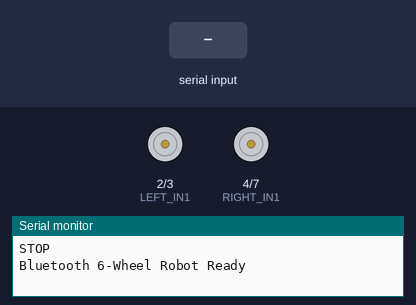
A sketch run on a simulated Arduino Uno, built with avr-gcc and run on an emulated ATmega328P. On the bench: motor-driver pin pairs drawn as motors (green arrow = first pin HIGH = forward, orange = second pin HIGH = backward, longer = more drive, scaled by the enable pin), the last lines printed to the serial monitor. The test bench sets the inputs (shaded band).

Above: at 1.2 s.
1.3 s: "F" received over the second serial link
At 2.5 s:
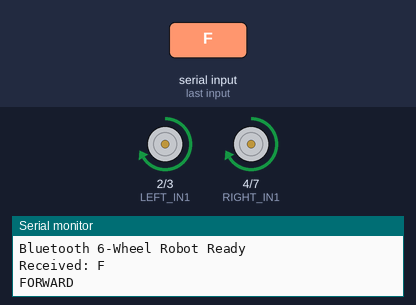
2.8 s: "B" received over the second serial link
At 3.8 s:
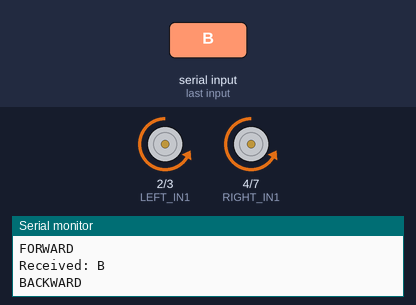
4.3 s: "L" received over the second serial link
At 4.9 s:
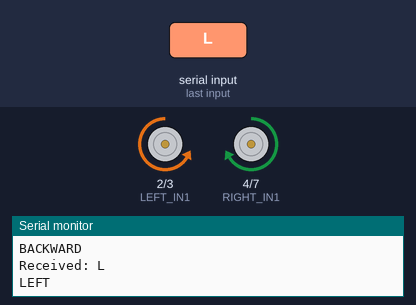
5.8 s: "R" received over the second serial link
At 7.2 s:
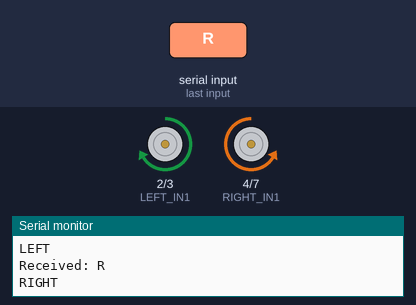
Timing chart, 0 to 8.3 s (numbered marks = the images above; inputs shaded):
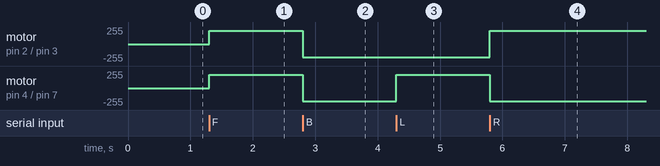

The sketch:

Bluetooth__6wheel_Robot.ino
```cpp
#include <SoftwareSerial.h>

// ----------------------------------------------------
// BLUETOOTH
// HC-05 TX -> Arduino pin 10
// HC-05 RX -> Arduino pin 11
// ----------------------------------------------------
SoftwareSerial bluetooth(10, 11);   // RX, TX


// ----------------------------------------------------
// MOTOR DRIVER PINS
//
// LEFT SIDE  = 3 motors
// RIGHT SIDE = 3 motors
// ----------------------------------------------------

// Left motor group
const int LEFT_IN1 = 2;
const int LEFT_IN2 = 3;
const int LEFT_EN  = 5;    // PWM speed pin

// Right motor group
const int RIGHT_IN1 = 4;
const int RIGHT_IN2 = 7;
const int RIGHT_EN  = 6;   // PWM speed pin


// ----------------------------------------------------
// SPEED
// PWM range = 0 to 255
// ----------------------------------------------------
int motorSpeed = 200;


// ----------------------------------------------------
// SETUP
// ----------------------------------------------------
void setup()
{
  Serial.begin(9600);
  bluetooth.begin(9600);

  pinMode(LEFT_IN1, OUTPUT);
  pinMode(LEFT_IN2, OUTPUT);
  pinMode(LEFT_EN, OUTPUT);

  pinMode(RIGHT_IN1, OUTPUT);
  pinMode(RIGHT_IN2, OUTPUT);
  pinMode(RIGHT_EN, OUTPUT);

  stopRobot();

  Serial.println("Bluetooth 6-Wheel Robot Ready");
}


// ----------------------------------------------------
// MAIN LOOP
// ----------------------------------------------------
void loop()
{
  if (bluetooth.available())
  {
    char command = bluetooth.read();

    Serial.print("Received: ");
    Serial.println(command);

    switch (command)
    {
      case 'F':
      case 'f':
        moveForward();
        break;


      case 'B':
      case 'b':
        moveBackward();
        break;


      case 'L':
      case 'l':
        turnLeft();
        break;


      case 'R':
      case 'r':
        turnRight();
        break;


      case 'S':
      case 's':
        stopRobot();
        break;


      default:
        // Unknown command
        break;
    }
  }
}


// ====================================================
// FORWARD
// ====================================================
void moveForward()
{
  // Left 3 motors forward
  digitalWrite(LEFT_IN1, HIGH);
  digitalWrite(LEFT_IN2, LOW);

  // Right 3 motors forward
  digitalWrite(RIGHT_IN1, HIGH);
  digitalWrite(RIGHT_IN2, LOW);

  analogWrite(LEFT_EN, motorSpeed);
  analogWrite(RIGHT_EN, motorSpeed);

  Serial.println("FORWARD");
}


// ====================================================
// BACKWARD
// ====================================================
void moveBackward()
{
  // Left 3 motors backward
  digitalWrite(LEFT_IN1, LOW);
  digitalWrite(LEFT_IN2, HIGH);

  // Right 3 motors backward
  digitalWrite(RIGHT_IN1, LOW);
  digitalWrite(RIGHT_IN2, HIGH);

  analogWrite(LEFT_EN, motorSpeed);
  analogWrite(RIGHT_EN, motorSpeed);

  Serial.println("BACKWARD");
}


// ====================================================
// LEFT TURN
// ====================================================
void turnLeft()
{
  /*
     Left motors  -> backward
     Right motors -> forward

     This gives a sharp/pivot left turn.
  */

  digitalWrite(LEFT_IN1, LOW);
  digitalWrite(LEFT_IN2, HIGH);

  digitalWrite(RIGHT_IN1, HIGH);
  digitalWrite(RIGHT_IN2, LOW);

  analogWrite(LEFT_EN, motorSpeed);
  analogWrite(RIGHT_EN, motorSpeed);

  Serial.println("LEFT");
}


// ====================================================
// RIGHT TURN
// ====================================================
void turnRight()
{
  /*
     Left motors  -> forward
     Right motors -> backward

     This gives a sharp/pivot right turn.
  */

  digitalWrite(LEFT_IN1, HIGH);
  digitalWrite(LEFT_IN2, LOW);

  digitalWrite(RIGHT_IN1, LOW);
  digitalWrite(RIGHT_IN2, HIGH);

  analogWrite(LEFT_EN, motorSpeed);
  analogWrite(RIGHT_EN, motorSpeed);

  Serial.println("RIGHT");
}


// ====================================================
// STOP
// ====================================================
void stopRobot()
{
  digitalWrite(LEFT_IN1, LOW);
  digitalWrite(LEFT_IN2, LOW);

  digitalWrite(RIGHT_IN1, LOW);
  digitalWrite(RIGHT_IN2, LOW);

  analogWrite(LEFT_EN, 0);
  analogWrite(RIGHT_EN, 0);

  Serial.println("STOP");
}
```

Measured:
- after the input at 1.3 s, motor on pin 2 (LEFT_IN1) / pin 3 (LEFT_IN2), motor on pin 4 (RIGHT_IN1) / pin 7 (RIGHT_IN2): stopped → forward 200/255 at once
- after the input at 2.8 s, motor on pin 2 (LEFT_IN1) / pin 3 (LEFT_IN2), motor on pin 4 (RIGHT_IN1) / pin 7 (RIGHT_IN2): forward 200/255 → backward 200/255 at once
- after the input at 4.3 s, motor on pin 4 (RIGHT_IN1) / pin 7 (RIGHT_IN2): backward 200/255 → forward 200/255 at once
- after the input at 5.8 s, motor on pin 2 (LEFT_IN1) / pin 3 (LEFT_IN2): backward 200/255 → forward 200/255 at once; motor on pin 4 (RIGHT_IN1) / pin 7 (RIGHT_IN2): forward 200/255 → backward 200/255 at once
